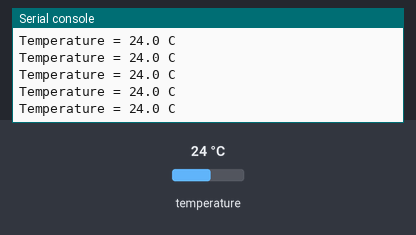
The program below on a simulated CircuitPython board. Parts: the last lines printed to the serial console. The inputs (shaded band) are chosen by the test bench; at power-on: temperature 24 °C.

Above: at 1.2 s.
1.3 s: temperature set to 12 °C
At 2.3 s:
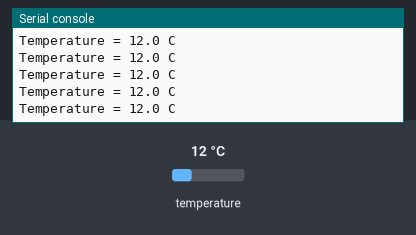
2.8 s: temperature set to 19 °C
At 3.3 s:
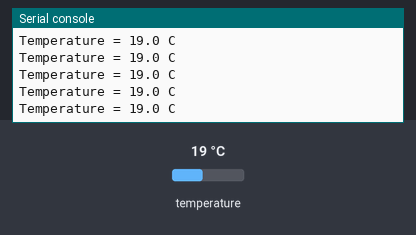
Timing chart, 0 to 5.8 s (numbered marks = the images above; inputs shaded):
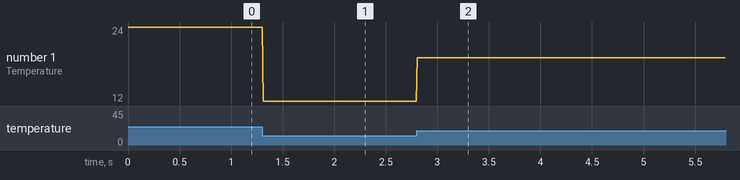

The program:

code.py
```python
#import libraries
import time
import board
import adafruit_thermistor

#set up
thermometer = adafruit_thermistor.Thermistor( board.TEMPERATURE, 10000, 10000, 25, 3950 )
# 1. board.Temperature is the Analog input that the termistor is connected to.
# 2. the first 10000 is the fixed readout resistor's resistance in Ohms. Also known as the Series Resistor.
# 3. the second 10000 is the Nominal resistance (Ro), the value of the thermistor's resistance at a nominal temperature.
# 4. 25 is the Nominal temperature (To), at its nominal resistance value.
# 5. 3950 is the temperature coefficient of resistance for the thermistor, known as the Beta coefficient
# 6. You can add a sixth parameter, a High_side boolean, to indicate if the thermistor is connected on the high side or low side of the resistor voltage divider.
# the default value for the High_side boolean is true, meaning that the thermistor is connected from power to analog_in, and the series resistor is connected from analog_in to ground.
# since you are setting these values for a specific thermistor, if you set them incorrectly your temperature reading will be incorrect.


#loop
while True:
    temp_c = thermometer.temperature
    print( "Temperature = {} C".format( temp_c )) #easy to read

    #slow the loop only in one place
    time.sleep( 0.01 )
```

Measured:
- after the input at 1.3 s, the serial console: prints a new line at once (image 1)
- after the input at 2.8 s, the serial console: prints a new line at once (image 2)
- plotted number 1: 24 → 12 after the input at 1.3 s, 12 → 19 after the input at 2.8 s
